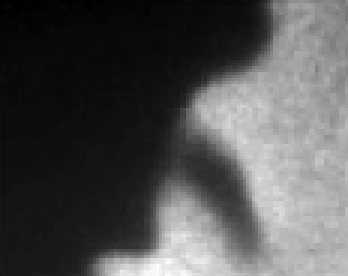
#> input picture demo_images/demo1.png, 116 x 92 px (shown 3 times larger); its folder holds only this picture in this run
$ jupyter execute --allow-errors example.ipynb
#> lines starting #> are read from the running program, lines starting #| are printed output that depends on the picture; after the words box and inside, x2 and y2 are one past the last pixel; in counts of white or black regions, pixels touching at a corner belong together
#> `F = cv2.Canny(img, threshold1 = .2*255, threshold2 = .5*255, apertureS..`:
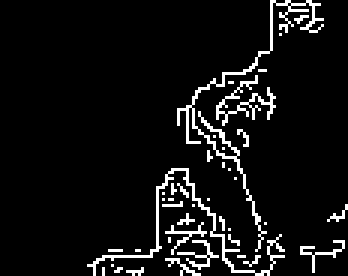
#> F: shape (92, 116) (shown 3 times larger); 6.9% white in thin lines or dots, all inside (x1, y1, x2, y2) = (29, 0, 116, 92)
### edge.py
import numpy as np
import matplotlib.pyplot as plt
import cv2
import scipy as sci


def edge(img, sigma = 2, t_low = .2, t_high = .5):


    ## Computing gradient
    # Input parameters
#> called with sigma = 3, t_low = 0.2, t_high = 0.2
    width = int(np.ceil(4*sigma))

    # Creating Gaussian kernel
    H = np.zeros(width)
    for i in range(0,int(width)):
        x = i - ((width-1)/2)
        H[i] = np.exp(-(x**2)/(2*sigma**2))

    H = H*(1/(np.sqrt(2*np.pi)*sigma))
    H = H/np.sum(H) # ensuring the kernel sums up to zero

    # Creating 1D DoG kernel
    DoG = np.gradient(H)
    DoG[np.sign(DoG) == -1] = DoG[np.sign(DoG) == -1]/-np.sum(DoG[np.sign(DoG) == -1]) # ensuring the kernel sums up to zero
    DoG[np.sign(DoG) == +1] = DoG[np.sign(DoG) == +1]/np.sum(DoG[np.sign(DoG) == +1]) # ensuring the kernel sums up to zero

    # Computing gradient via convolution
    # Reshaping the 1D filter into a 2D matrix with a single column
    DoGx = np.reshape(DoG, (1, -1))
    DoGy = np.reshape(DoG, (-1, 1))
    # Performing 1D convolution along rows
    dx = sci.signal.convolve2d(img, DoGx, mode='same', boundary= "symm") # x component
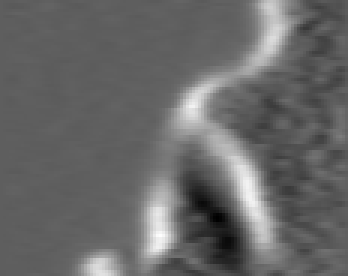
#> dx: shape (92, 116) float64 (shown 3 times larger); min -78.08, max 133.6, mean 8.4; drawn with min black and max white
    dy = -sci.signal.convolve2d(img, DoGy, mode='same', boundary= "symm") # y component
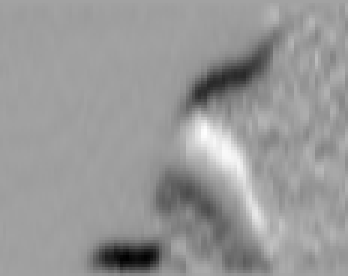
#> dy: shape (92, 116) float64 (shown 3 times larger); min -145.1, max 83.2, mean -8.2; drawn with min black and max white
    D = np.sqrt(dx**2+dy**2)  # 2D gradient norm
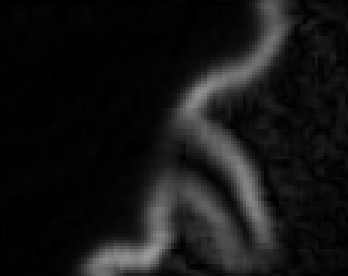
#> D: shape (92, 116) float64 (shown 3 times larger); min 1.11e-16, max 154.5, mean 21.9
    D = D/np.max(D) # Normalized 2D gradient
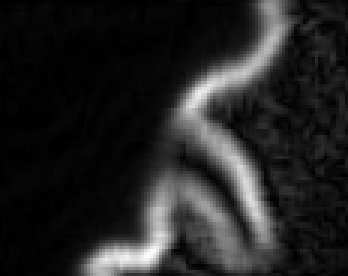
#> D: shape (92, 116) float64 (shown 3 times larger); min 7.18e-19, max 1, mean 0.142

    # Angle with respect to the axis of the burner in degrees
    theta = np.arctan2(dx,dy)
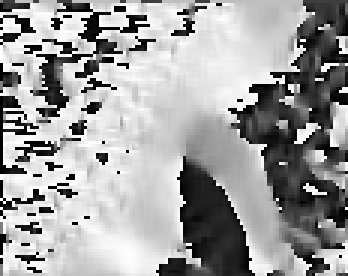
#> theta: shape (92, 116) float64 (shown 3 times larger); min -3.14, max 3.14, mean 0.794; drawn with min black and max white
    theta = np.abs(theta*180/np.pi)
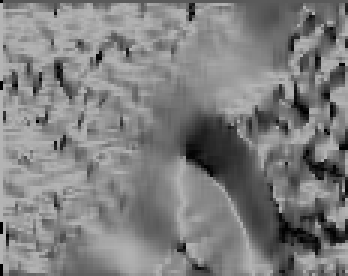
#> theta: shape (92, 116) float64 (shown 3 times larger); min 0, max 180, mean 127.1


    ## Non-maxima suppression
    # Defining max range
    y_max, x_max = D.shape
#> y_max = 92; x_max = 116

    # Defining final thin image
    nms = np.ones(D.shape)
    nms[0:,0] = 0
    nms[0:,-1] = 0
    nms[0,0:] = 0
    nms[-1,0:] = 0

    mask = np.zeros((3,3))

    for j in range(1,y_max-1):
        for i in range(1,x_max-1):
            mask = D[j-1:j+2,i-1:i+2]
            if 0<=theta[j,i]<22.5 or 157.5<=theta[j,i]<=180:
                if mask[0,1]>D[j,i] or mask[2,1]>D[j,i]:
                    nms[j,i] = 0
            elif 22.5<=theta[j,i]<67.5:
                if mask[0,2]>D[j,i] or mask[2,0]>D[j,i]:
                    nms[j,i] = 0
            elif 67.5<=theta[j,i]<112.5:
                if mask[1,0]>D[j,i] or mask[1,2]>D[j,i]:
                    nms[j,i] = 0
            elif 112.5<=theta[j,i]<157.5:
                    if mask[0,0]>D[j,i] or mask[2,2]>D[j,i]:
                        nms[j,i] = 0
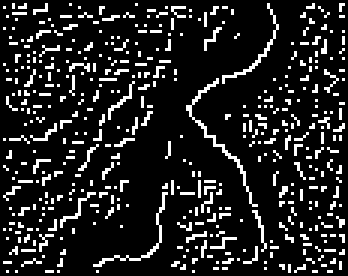
#> nms: shape (92, 116) float64 (shown 3 times larger); values 0 (black) and 1 (white), 13.5% white in thin lines or dots


    ## Hysteresis thresholding
    F = nms*(D>=t_high)
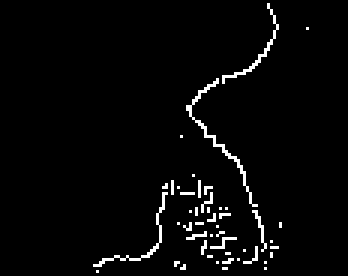
#> F: shape (92, 116) float64 (shown 3 times larger); values 0 (black) and 1 (white), 2.9% white in thin lines or dots, all inside (x1, y1, x2, y2) = (31, 1, 103, 91)
    coords = np.where((nms-F)>0)
#> coords = 1131 positions, rows 1 to 90, columns 1 to 114

    for k in range(0,int(np.sum(nms-F))):
        j = coords[0][k]
        i = coords[1][k]
        nms2 = F[j-1:j+2,i-1:i+2]
        nms2[1,1] = 0
        if D[j,i]>= t_low and np.sum(nms2)>0:
            F[j,i] = 1
#> this loop made 1131 passes
#> (j, i) on passes 1 to 3: (1, 4), (1, 8), (1, 15)
#> `plt.show()`:
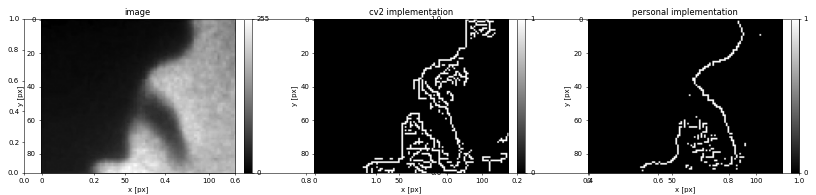
#> figure drawn by matplotlib, 6 panels


    return F


### example.ipynb
# Canny edge detection implementation

[cell 1]
import numpy as np
import matplotlib.pyplot as plt
import cv2
import scipy as sci
from edge import edge

#> (a cell that did not finish here is left out)
